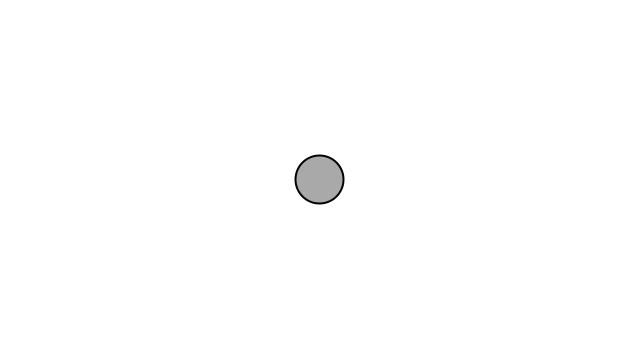
Frame 1 (no input)
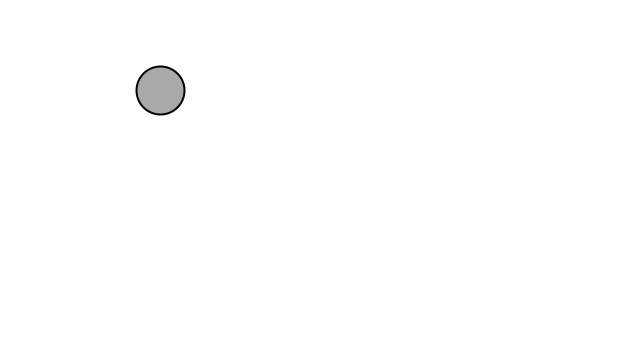
Frame 60 (the mouse pressed at the canvas centre just before this capture)
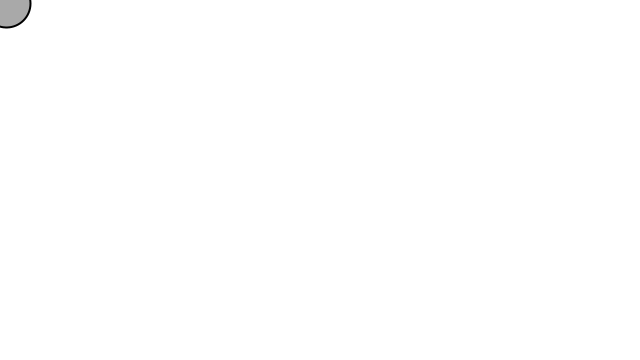
Frame 120 (the mouse held since frame 60 and released just before this capture)

The Processing sketch that drew these frames (run headless with seeded random() and noise(); from frame 60 on, the mouse is pressed at the canvas centre):

// Processing sketch: ForceSimulation__1
// ── ForceSimulation__1.pde
Mover m;

void setup() {
  size(640, 360);
  m = new Mover();
}

void draw() {
  background(255);
  m.update();
  m.edges();
  m.display();
}

// ── Mover.pde
class Mover {
  PVector location;
  PVector velocity;
  PVector acceleration;
  
  Mover() {
    location = new PVector(width/2,height/2);
    velocity = new PVector(0, 0);
    acceleration = new PVector(0, 0);
  }
  
  void update() {
    
    PVector mouse = new PVector(mouseX, mouseY);
    mouse.sub(location);
    mouse.setMag(0.1);
    acceleration = mouse;
    //acceleration = PVector.random2D();
    
    velocity.add(acceleration);
    location.add(velocity);
    
    //velocity.limit(5);
  }
  
  void edges() {
    if (location.x > width) location.x = 0;
    if (location.x < 0)     location.x = width;
    if (location.y > height)location.y = 0;
    if (location.x < 0)     location.y = height;
  }
  
  void display() {
    stroke(0);
    strokeWeight(2);
    fill(169);
    ellipse(location.x, location.y, 48, 48);
  }
}
